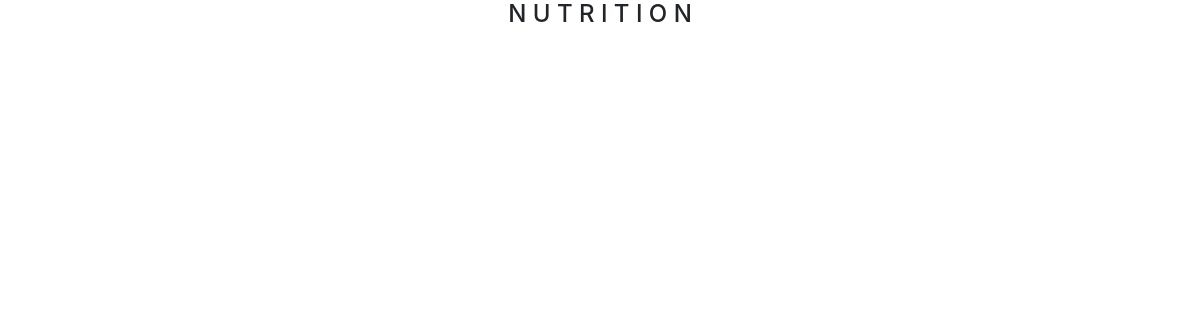
Before: /main/ with the older database file.
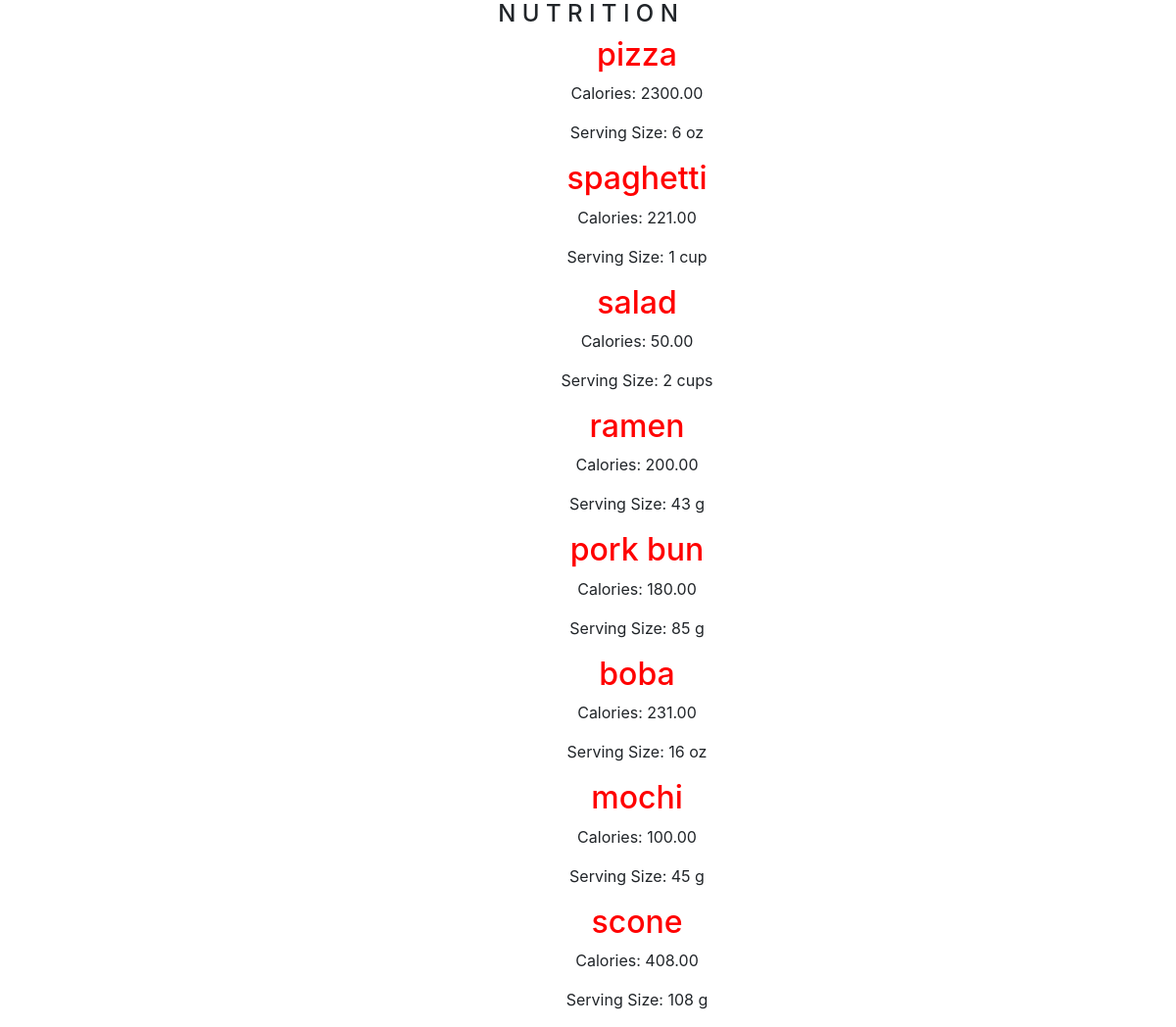
After: the same page with the newer database file.
### CalorieCounter/models.py (models this page shows, shortened)
class Food(models.Model):
    foodName = models.CharField(max_length=200)
    calorie = models.DecimalField(max_digits=6, decimal_places=2, default=0, blank=True)
    servingSize = models.IntegerField()
    servingSizeUnits = models.CharField(max_length=20)

### CalorieCounter/views.py (the view)
# urls.py: path('main/', views.mainView, name='mainView'),
def mainView(request):
    template = loader.get_template('CalorieCounter/mainView.html')
    foods = Food.objects.all()
    total = UserFood.objects.all()
    context = {
    "foods": foods,
    "total": total,
    }
    return HttpResponse(template.render(context, request))

### CalorieCounter/templates/CalorieCounter/mainView.html (shortened to what this page needs)
<!DOCTYPE html>
<html lang="en">
    <head>
      <link rel="stylesheet" href="https://maxcdn.bootstrapcdn.com/bootstrap/4.5.2/css/bootstrap.min.css">
      <link rel="stylesheet" href="https://use.fontawesome.com/releases/v5.7.0/css/all.css">
    </head>
    <body>
    <center><h4>N U T R I T I O N</h4>
    {% for food in foods %}
    <div class="row justify-content-center">
      <div class="col-md-6">
        <div class="media">
          <div class="media-body">
            <h2 class="media-heading" style="color:red">{{food.foodName}}</h2>
            <p> Calories: {{food.calorie}} </p>
            <p> Serving Size: {{food.servingSize}} {{food.servingSizeUnits}} </p>
          </div>
        </div>
      </div>
    </div>
    {% endfor %}
  </center>
    </body></html>

Changed rows visible on the page:
added Food: foodName "pizza", calorie "2300.00", servingSize "6", servingSizeUnits "oz"
added Food: foodName "spaghetti", calorie "221.00", servingSize "1", servingSizeUnits "cup"
added Food: foodName "salad", calorie "50.00", servingSize "2", servingSizeUnits "cups"
added Food: foodName "ramen", calorie "200.00", servingSize "43", servingSizeUnits "g"
added Food: foodName "pork bun", calorie "180.00", servingSize "85", servingSizeUnits "g"
added Food: foodName "boba", calorie "231.00", servingSize "16", servingSizeUnits "oz"
added Food: foodName "mochi", calorie "100.00", servingSize "45", servingSizeUnits "g"
added Food: foodName "scone", calorie "408.00", servingSize "108", servingSizeUnits "g"
